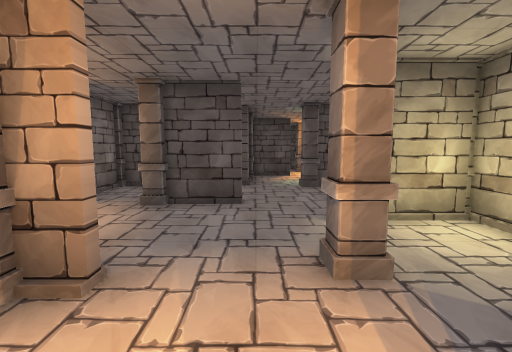
view 1 (above)

19 first-person views from a walk through a scene from a Unity 3-D project. The camera is 1.3 m above the floor, tilts 6° down and sees 90° across. The floor is counted in squares, 1 m on a side. Each view is taken from the middle of a square. On the plan, view 1 faces up. The plan holds only what a view shows up to about 13 squares ahead; the rest is blank. The player is left out. Some animated figures are left out.

view 2
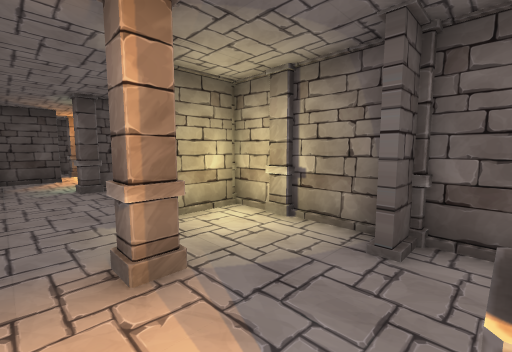

view 3
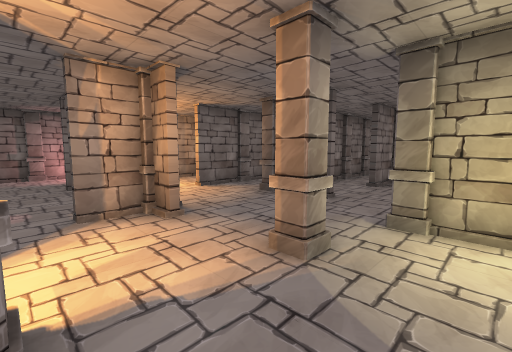

view 4
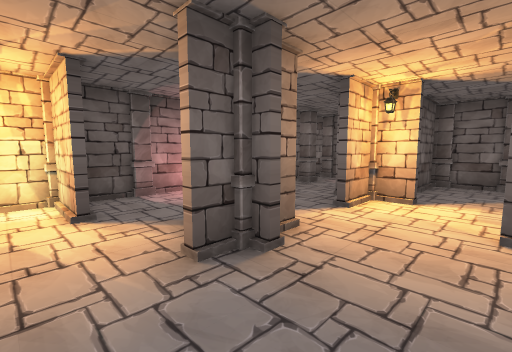

view 5
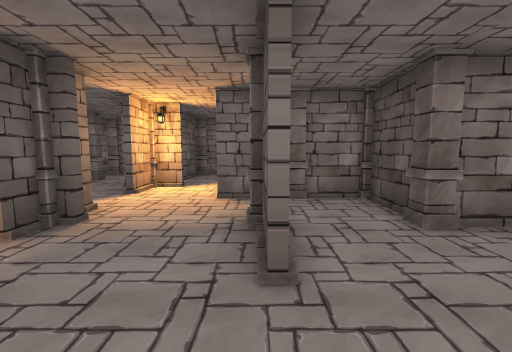

view 6
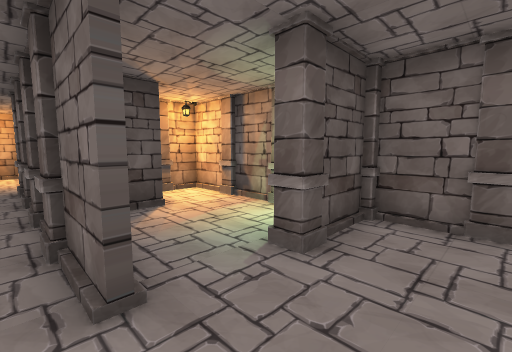

view 7
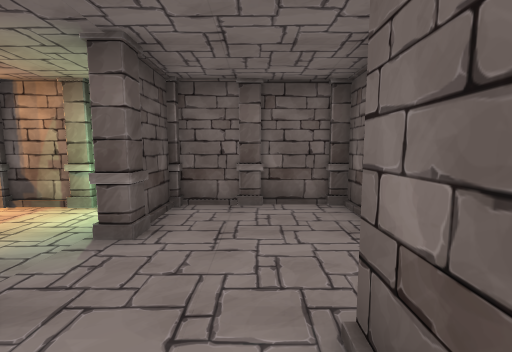

view 8
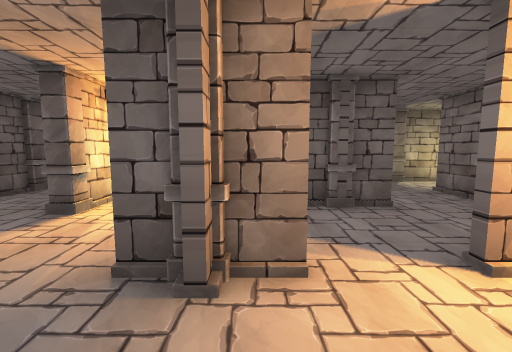

view 9
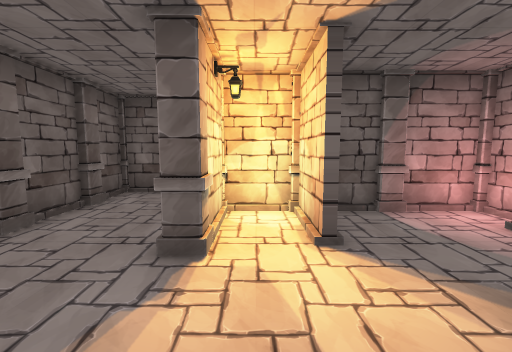

view 10
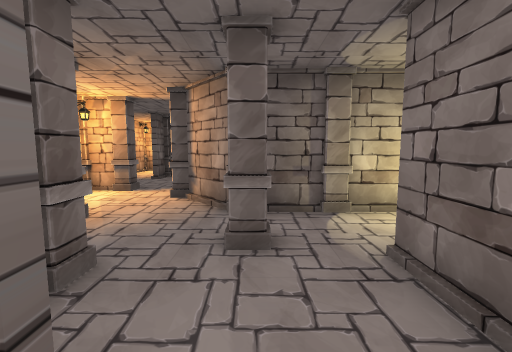

view 11
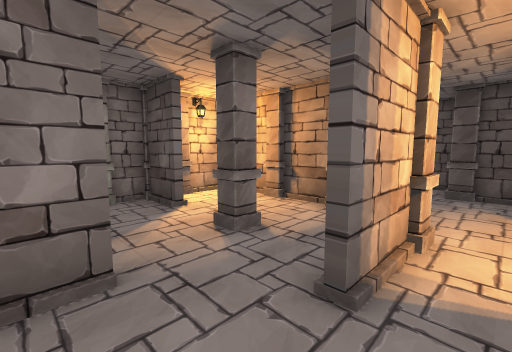

view 12
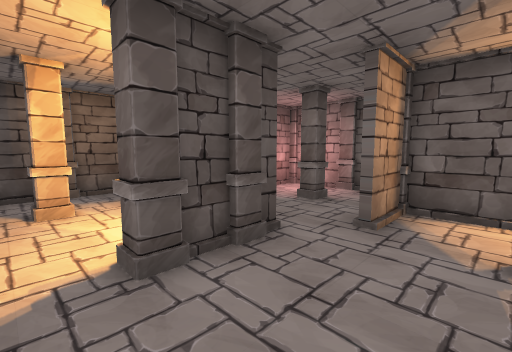

view 13
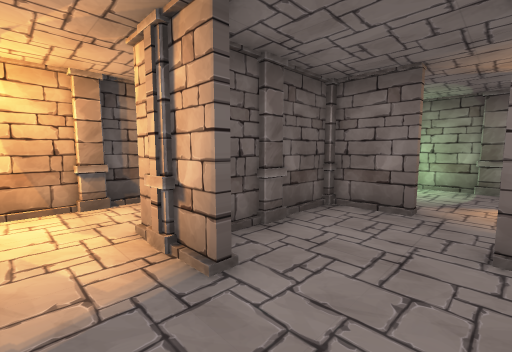

view 14
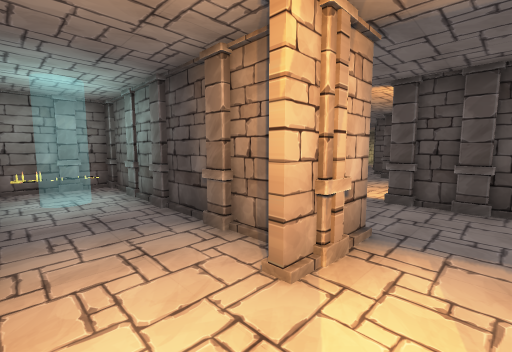

view 15
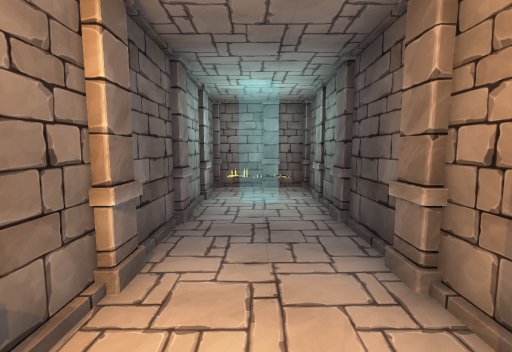

view 16
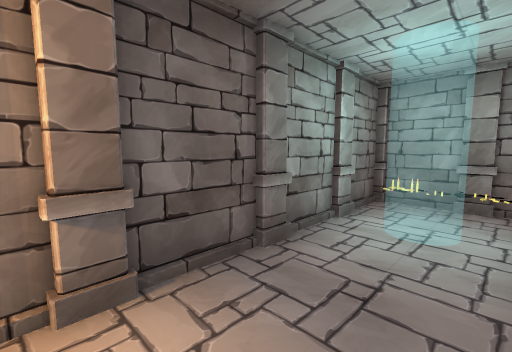

view 17
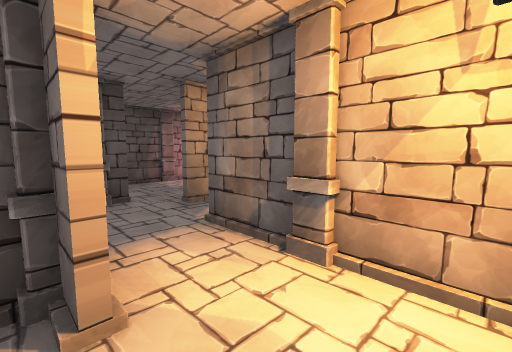

view 18
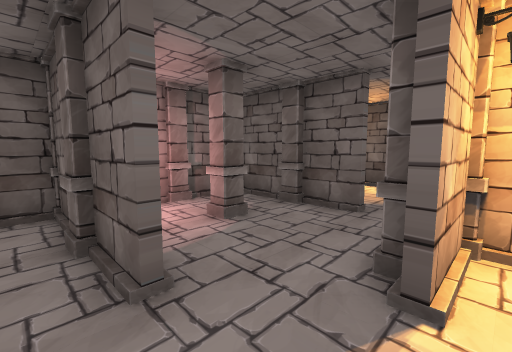

view 19
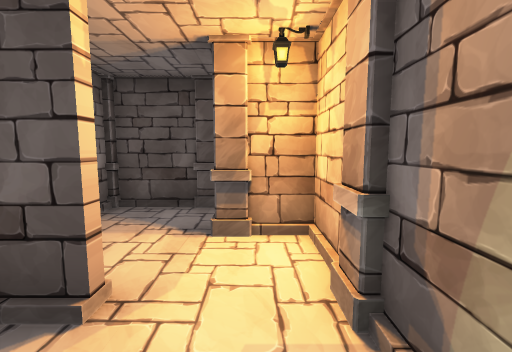

### Floor plan
Points are (right, up) in squares from view 1. A wall is a line through its corners. A room is listed if a view was taken in it or the views show most of it. See-through windows are left out.
Room 1 (views 1, 2, 3, 4, 5, 6, 7, 8, 9, 19)
walls: (-1.4, 6.3) (-0.2, 6.3); (-0.2, 6.1) (-1.5, 6.1); (-0.5, 9) (-0.5, 10.5); (-2.9, 9.1) (-4.5, 9.1); (-0.3, 10.5) (-0.3, 9.1); (-2.4, 10.5) (-2.4, 9.4); (-4.9, 6.6) (-4.9, 4.9); (-4.9, 8.5) (-4.9, 7.5); (3, 4.9) (3.5, 4.9); (3.9, 7.4) (3.9, 8.5); (3.5, 9.1) (2.4, 9.1); (3.5, 4.7) (2.4, 4.7); (3.9, 5.5) (3.9, 6.5); (-3.6, 2.4) (-2.6, 2.4); (-2.4, 1.5) (-2.4, 0.9); (3.9, 3.6) (3.9, 4.5); (1.8, 12.9) (0.4, 12.9); (3.9, 11.4) (3.9, 14.9) (3.4, 14.9); (-6.7, 3.5) (-6.7, 2.4) (-5.4, 2.4); (-0.9, -0.2) (-0.9, -2.4); (3.9, 1.4) (3.9, 2.5); (3.9, -0.1) (3.9, 0.9) (3.1, 0.9); (-1, -2.4) (0.7, -2.4) (0.7, -0.5); (-10.8, 4.6) (-10.8, 3.5); (1.6, 16.8) (0.5, 16.8); (-10.8, 3) (-8.8, 3)
ways out: opening at (-8, 3) to room 2; opening at (2.5, -1) to room 3; opening at (-4.5, 2) to room 5; opening at (-1, 0) to room 5; opening at (-6.5, 6); gap at (-3, 9)
objects: pillar (-11, 5); pillar (-3, 6) to (-2, 6); pillar (-2, 2) to (-2, 3); pillar (-2, 9); pillar (-1, 11) to (0, 11); pillar (1, 0); pillar (1, 3); pillar (2, 5); pillar (2, 9); pillar (2, 15) to (3, 15); pillar (4, 3); pillar (4, 7); pillar (4, 11); pillar (4, 13)
Room 2 (view 10)
walls: (-6.2, -0.8) (-5.4, -0.8); (-10.8, 0.5) (-10.8, -1.8); (-10.8, 2) (-10.8, 1.4)
ways out: opening at (-8, 3) to room 1; opening at (-7.5, -2) to room 4; opening at (-6, 0.5) to room 5
objects: pillar (-11, -1); pillar (-11, 1); pillar (-9, -1); pillar (-7, 2)
Room 3 (views 11, 12, 13, 14, 15, 16, 17, 18)
walls: (-0.8, -8.3) (-1.4, -8.3); (0.1, -9.3) (3.5, -9.3); (-4.9, -7.5) (-4.9, -9.1); (-2.4, -12.5) (-2.4, -13.1); (1.5, -9.5) (0.1, -9.5); (-0.3, -12.6) (-0.3, -11); (-2.7, -13.1) (-2.7, -12.5); (1.8, -11.1) (1.8, -9.5); (-4.9, -12.3) (-6.5, -12.3); (0.1, -4.8) (1.5, -4.8); (1, -13.3) (1.8, -13.3); (-6.4, -5.5) (-5.5, -6.5); (3.9, -8.2) (3.9, -7.5); (-0.3, -15.1) (-0.3, -13.5); (-1.5, -15.4) (-0.9, -15.4); (-1.4, -2.6) (-4.8, -2.6); (2.9, -4.8) (3.5, -4.8); (3.5, -5) (0.2, -5); (3.9, -4.5) (3.9, -3.5); (-9.2, -12.3) (-10.4, -12.3); (3.9, -2.5) (3.9, -1.4); (-8.5, -15.4) (-7.4, -15.4); (-10.8, -12) (-10.8, -15.2)
ways out: opening at (2.5, -1) to room 1; opening at (-8, -11) to room 4; opening at (-5.5, -4.5) to room 4; opening at (-5, -10.5) to room 4; opening at (1, -12)
objects: pillar (-11, -14); other object (-10, -15); other object (-10, -14); pillar (-9, -16) to (-9, -15); pillar (-8, -12); pillar (-7, -16) to (-6, -15); pillar (-7, -12); pillar (-5, -16) to (-4, -15); pillar (-5, -7); pillar (-4, -12); pillar (-4, -5) to (-3, -5); pillar (-3, -16) to (-2, -15); pillar (-3, -12) to (-2, -12); pillar (-3, -8); pillar (-3, -3) to (-3, -2); pillar (-2, -8); pillar (-2, -7) to (-1, -7); pillar (-1, -3); pillar (0, -13); pillar (1, -3); pillar (2, -9); pillar (2, -7); pillar (2, -5); pillar (4, -7); pillar (4, -5); pillar (4, -3); pillar (4, -1)
Room 4 (no view inside)
walls: (-9.2, -8.3) (-10.5, -8.3); (-10.8, -5.9) (-10.8, -6.6); (-6.7, -10.2) (-6.7, -11.5); (-10.8, -9.6) (-10.8, -12); (-6.5, -12.1) (-4.9, -12.1); (-8.7, -1.5) (-8.7, -3.1); (-5.4, -1) (-5.9, -1)
ways out: opening at (-7.5, -2) to room 2; opening at (-8, -11) to room 3; opening at (-5.5, -4.5) to room 3; opening at (-5, -10.5) to room 3
objects: pillar (-11, -9); pillar (-11, -8); pillar (-11, -7); pillar (-9, -6) to (-8, -5); pillar (-7, -8); other object (-7, -6) to (-7, -5); pillar (-7, -4) to (-7, -3); pillar (-5, -3)
Room 5 (no view inside)
walls: (-4.9, -1.6) (-4.9, -2.4) (-1, -2.4)
ways out: opening at (-4.5, 2) to room 1; opening at (-1, 0) to room 1; opening at (-6, 0.5) to room 2
objects: pillar (-5, -1)

Where each view was taken, in squares from view 1:
view 1: 0 up, 0 right, facing up
view 2: 0 up, 0 right, facing up-right
view 3: 0 up, 3 right, facing up-left
view 4: 5 up, 0 right, facing down-left
view 5: 6 up, 2 right, facing left
view 6: 7 up, 1 left, facing up-right
view 7: 7 up, 2 left, facing right
view 8: 5 up, 3 left, facing down
view 9: 3 up, 0 right, facing down
view 10: 0 up, 7 left, facing down
view 11: 11 down, 4 left, facing up-left
view 12: 11 down, 4 left, facing up-right
view 13: 9 down, 1 left, facing down-left
view 14: 15 down, 1 left, facing up-left
view 15: 14 down, 2 left, facing left
view 16: 13 down, 4 left, facing down-left
view 17: 15 down, 3 left, facing up-right
view 18: 4 down, 2 left, facing down-right
view 19: 11 up, 3 right, facing up
